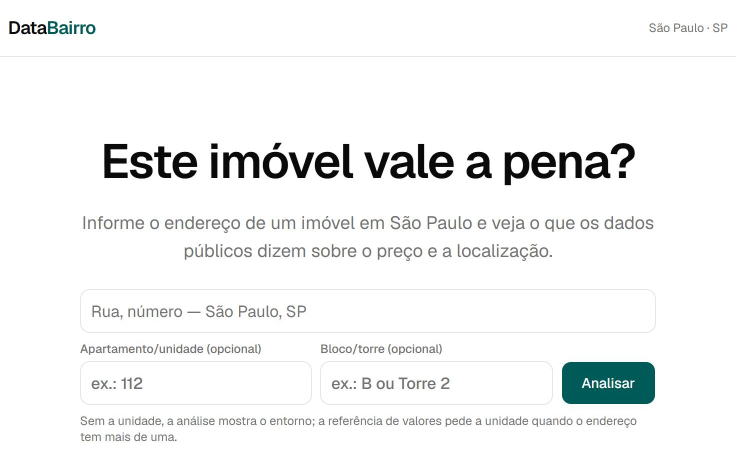
#> input picture tools/capturas/databairro/consulta.png, 1472 x 940 px (shown at 1/2 size); its folder holds 2 pictures in this run
$ python assets.py capturas/databairro/comparaveis.png
#> lines starting #> are read from the running program, lines starting #| are printed output that depends on the picture
#!/usr/bin/env python3
"""Gera as imagens do site: capturas otimizadas, imagens Open Graph e ícones.

Rodar só quando uma imagem mudar (o resultado vai para o repositório):

    python tools/assets.py
    python tools/assets.py databairro     (só as telas do DataBairro)

Precisa de Pillow (com AVIF) e fontTools + brotli:  pip install pillow fonttools brotli
As capturas do jogo vêm do repositório dele (TestResults/idiomas, geradas pelo próprio jogo);
o caminho pode ser trocado com a variável de ambiente GAME_CAPTURES. As do DataBairro ficam em
tools/capturas/databairro (telas reais, já recortadas; essa pasta não é publicada).
"""
import io
import os
from pathlib import Path

from fontTools.ttLib import TTFont
from fontTools.varLib.instancer import instantiateVariableFont
from PIL import Image, ImageDraw, ImageFont

ROOT = Path(__file__).resolve().parent.parent
OUT = ROOT / "assets" / "img"
FONTS = ROOT / "assets" / "fonts"
CAPTURES = Path(os.environ.get("GAME_CAPTURES", r"C:\projetos\stealthgame\TestResults\idiomas"))

WIDTHS = (640, 960, 1440, 1920)
# nome no site -> sufixo do arquivo de captura do jogo
SHOTS = {
    "e1758-desk": "1_hud_legenda",
    "e1758-disguise": "8_placas_hall",
    "e1758-caught": "6_game_over",
}
LANGS = {"en": "en", "pt-br": "pt-BR"}  # sufixo no site -> idioma da captura

# DataBairro: telas reais da produção (app.databairro.com.br, consulta de 2026-11-24), recortadas sem endereço,
# unidade, mapa nem nomes do entorno. O app só existe em português: a mesma imagem serve aos dois idiomas.
# Fonte em 1472 × 940: o layout de 752 px do app desenhado em 2x (como numa tela retina), em 4 partes emendadas.
APP_CAPTURES = ROOT / "tools" / "capturas" / "databairro"
APP_SHOTS = ("consulta", "resultado", "comparaveis")
APP_WIDTHS = (480, 736, 1104, 1472)

BG = (13, 13, 11)
TEXT = (239, 236, 228)
MUTED = (168, 164, 152)
LINE = (34, 33, 30)
ACCENT = (255, 90, 31)


# [11 lines left out: function captures, not called in this run]


def app_captures():
    OUT.mkdir(parents=True, exist_ok=True)
    for name in APP_SHOTS:
        src = Image.open(APP_CAPTURES / f"{name}.png").convert("RGB")
#> src is the input picture: PIL image 1472x940 RGB; mean R, G, B 243.5, 244.6, 244.4
        for w in APP_WIDTHS:
            img = src if w == src.width else src.resize((w, round(w * src.height / src.width)), Image.LANCZOS)
            base = OUT / f"databairro-{name}-{w}"
            img.save(f"{base}.avif", quality=62, speed=4)
            img.save(f"{base}.webp", quality=84, method=6)
#> this loop made 4 passes
#> pass 1, in app_captures, `img = src if w == src.width else src.resize((w, round(w * src.height /..`:
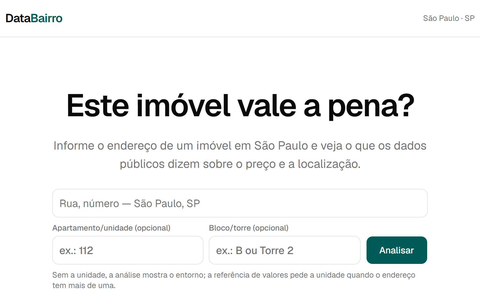
#> img: PIL image 480x307 RGB; mean R, G, B 243.2, 244.3, 244.2
#> pass 2, in app_captures, `img = src if w == src.width else src.resize((w, round(w * src.height /..`:
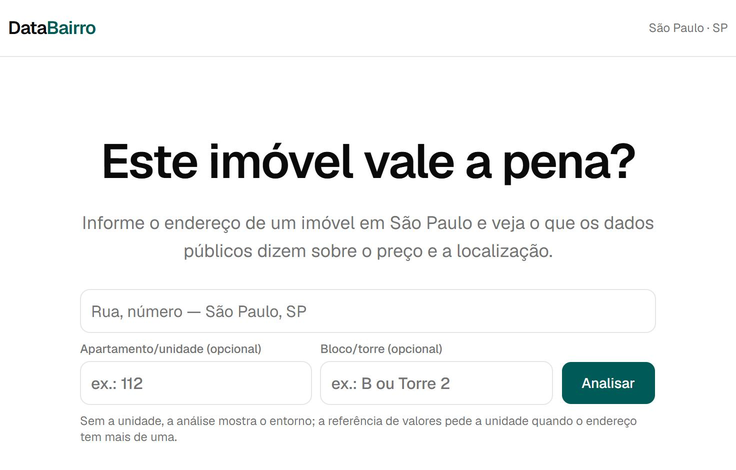
#> img: PIL image 736x470 RGB; mean R, G, B 243.4, 244.4, 244.3
        print("captura databairro", name)


# [83 lines left out: functions font, tracked, og, mark, icons, not called in this run]


if __name__ == "__main__":
    import sys
#> (the run stopped early here; a loop or call above may not have finished)
